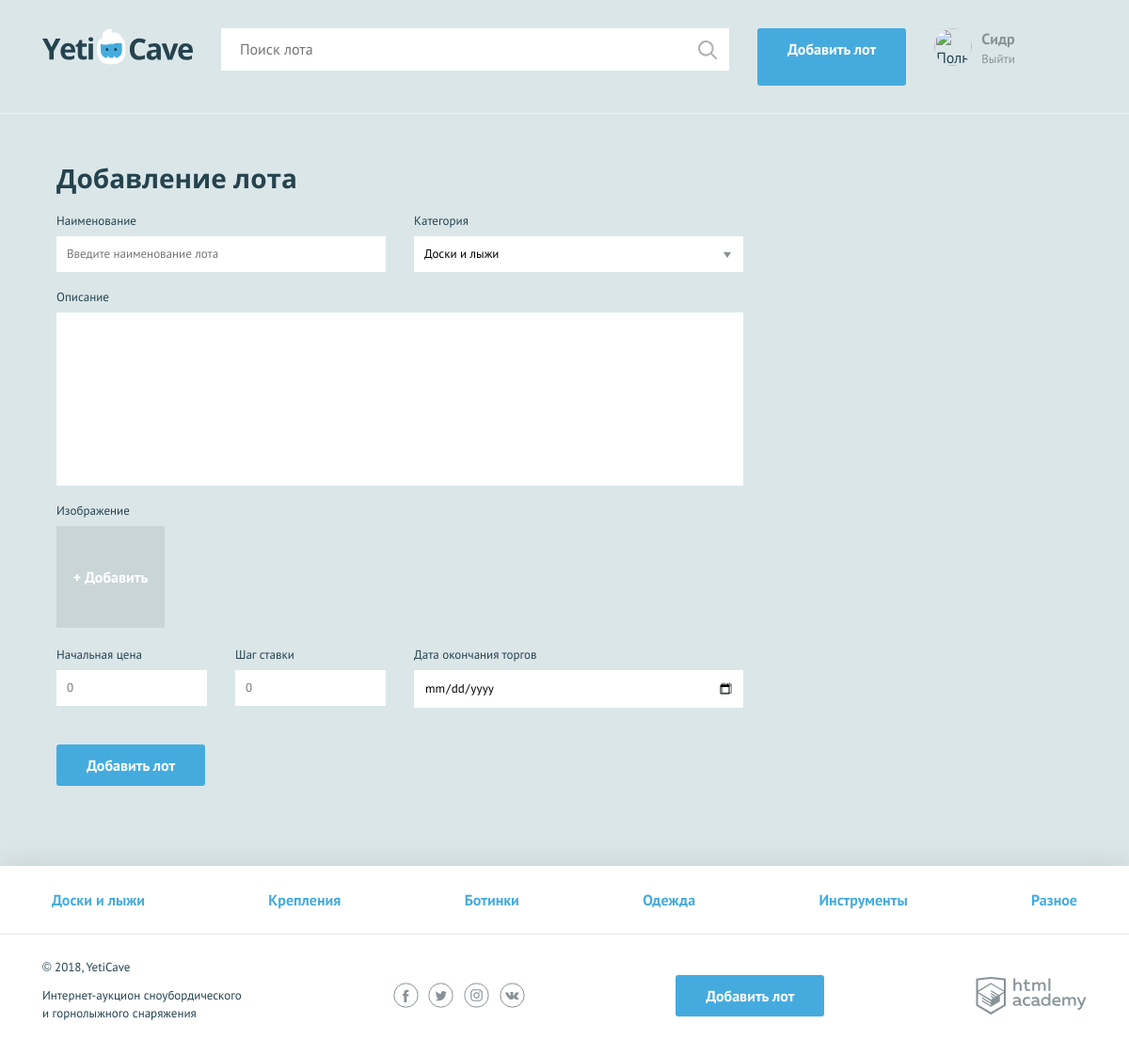
/add.php (signed in), run on the app's committed database.
### tables this page shows
CREATE TABLE categories (
  category_id INT UNSIGNED AUTO_INCREMENT PRIMARY KEY,
  class VARCHAR(128) UNIQUE,
  cat_name  VARCHAR(128) UNIQUE
);

### functions.php (called while the page is built, shortened)
<?php
function render_template($name, $data) {
    $name = 'templates/' . $name;
    extract($data);
    require($name);
    $result = ob_get_clean();
    return $result;
}
?>

### init.php (called while the page is built, shortened)
<?php
require_once('functions.php');
require_once('connect.php');
$user = isset($_SESSION['user']) ? $_SESSION['user'] : [];
$sql_cat = "SELECT * FROM categories";
$result_cat = mysqli_query($con, $sql_cat);
if ($result_cat) {
    $categories = mysqli_fetch_all($result_cat, MYSQLI_ASSOC);
}
?>

### templates/add.php (the view, shortened to what this page needs)
<form class="form form--add-lot container <?php if(!empty($errors)) echo "form--invalid";?>" action="add.php" method="post" enctype="multipart/form-data">
  <h2>Добавление лота</h2>
  <div class="form__container-two">
    <div class="form__item <?=!empty($errors['lot-name']) ? "form__item--invalid" : ""?>">
      <label for="lot-name">Наименование</label>
      <input id="lot-name" type="text" name="lot-name" placeholder="Введите наименование лота" required <?=!empty($data['lot-name']) ? " value='". $data['lot-name'] ."'" : ''; ?>>
      </div>
    <div class="form__item  <?php echo !empty($errors['category']) ? "form__item--invalid" : "";?>">
      <label for="category">Категория</label>
      <select id="category" name="category" required>
        <?php foreach ($categories as $key => $val):?>
            <option <?if ( !empty($data['category_id']) && $data['category_id'] == $val['category_id']) print(' selected') ?>
            value=<?= $val['category_id'] ?>><?=$val["cat_name"];?></option>
        <?php endforeach; ?>
      </select>
    </div>
  </div>
  <div class="form__item form__item--wide">
    <label for="message">Описание</label>
    <textarea id="message" name="message" placeholder="Напишите описание лота" required> <?=!empty($data['message']) ?  $data['message'] : ''; ?></textarea>
  </div>
  <div class="form__item form__item--file <?php echo !empty($errors['photo']) ? "form__item--uploaded" : "";?>">
    <label>Изображение</label>
    <div class="form__input-file">
      <label for="photo">
        <span>+ Добавить</span>
      </label>
    </div>
  </div>
  <div class="form__container-three">
    <div class="form__item form__item--small <?php echo !empty($errors['lot-rate']) ? "form__item--invalid" : "";?>">
      <label for="lot-rate">Начальная цена</label>
      <input id="lot-rate" type="number" name="lot-rate" placeholder="0" required  <?=!empty($data['lot-rate']) ? " value='". $data['lot-rate'] ."'" : ''; ?>>
    </div>
    <div class="form__item form__item--small  <?php echo !empty($errors['lot-step']) ? "form__item--invalid" : "";?>">
      <label for="lot-step">Шаг ставки</label>
      <input id="lot-step" type="number" name="lot-step" placeholder="0" required  <?=!empty($data['lot-step']) ? " value='". $data['lot-step'] ."'" : ''; ?>>
    </div>
    <div class="form__item <?php echo !empty($errors['lot-date']) ? "form__item--invalid" : "";?>">
      <label for="lot-date">Дата окончания торгов</label>
      <input class="form__input-date" id="lot-date" type="date" name="lot-date" required  <?=!empty($data['lot-date']) ? " value='". $data['lot-date'] ."'" : ''; ?>>
    </div>
  </div>
  <button type="submit" class="button">Добавить лот</button>
</form>

### templates/layout.php (shortened to what this page needs)
<html lang="ru">
<head>
    <link href="css/normalize.min.css" rel="stylesheet">
    <link href="css/style.css" rel="stylesheet">
</head>
<body>
<div class="page-wrapper">
<header class="main-header">
    <div class="main-header__container container">
        <a class="main-header__logo">
            <img src="img/logo.svg" width="160" height="39" alt="Логотип компании YetiCave">
        </a>
        <form class="main-header__search" method="get" action="https://echo.htmlacademy.ru">
            <input type="search" name="search" placeholder="Поиск лота">
            <input class="main-header__search-btn" type="submit" name="find" value="Найти">
        </form>
        <a class="main-header__add-lot button" href="add.php">Добавить лот</a>
        <nav class="user-menu">
        <?php if (!empty($user)): ?>
          <div class="user-menu__image">
            <img src=<?=!empty($user['avatar']) ? $user['avatar'] : 'img/user.jpg'?> width="40" height="40" alt="Пользователь">
          </div>
          <div class="user-menu__logged">
              <p><?=$user['name']?></p>
              <a href="logout.php">Выйти</a>
          </div>
        <?php endif; ?>
        </nav>
    </div>
</header>
<main class="container">
    <?=$page_content;?>
</main>
</div>
<footer class="main-footer">
    <nav class="nav">
        <ul class="nav__list container">
            <?php foreach ($categories as $key => $val):?>
                <li class="nav__item">
                    <a href="pages/all-lots.html"><?=$val["cat_name"];?></a>
                </li>
            <?php endforeach; ?>
        </ul>
    </nav>
    <div class="main-footer__bottom container">
        <div class="main-footer__copyright">
            <p>© 2018, YetiCave</p>
            <p>Интернет-аукцион сноубордического и горнолыжного снаряжения</p>
        </div>
        <div class="main-footer__social social">
            <a class="social__link social__link--facebook" href="#">
            </a>
            <a class="social__link social__link--twitter" href="#">
            </a>
            <a class="social__link social__link--instagram" href="#">
            </a>
            <a class="social__link social__link--vkontakte" href="#">
            </a>
        </div>
        <a class="main-footer__add-lot button" href="add-lot.html">Добавить лот</a>
        <div class="main-footer__developed-by">
            <a class="logo-academy" href="https://htmlacademy.ru/intensive/php">
            </a>
        </div>
    </div>
</footer>
</body>
</html>

### data on the page
categories: cat_name "Доски и лыжи"
categories: cat_name "Крепления"
categories: cat_name "Ботинки"
categories: cat_name "Одежда"
categories: cat_name "Инструменты"
categories: cat_name "Разное"

### other printed values
$user['name'] "Сидр"
form field category "Доски и лыжи"
